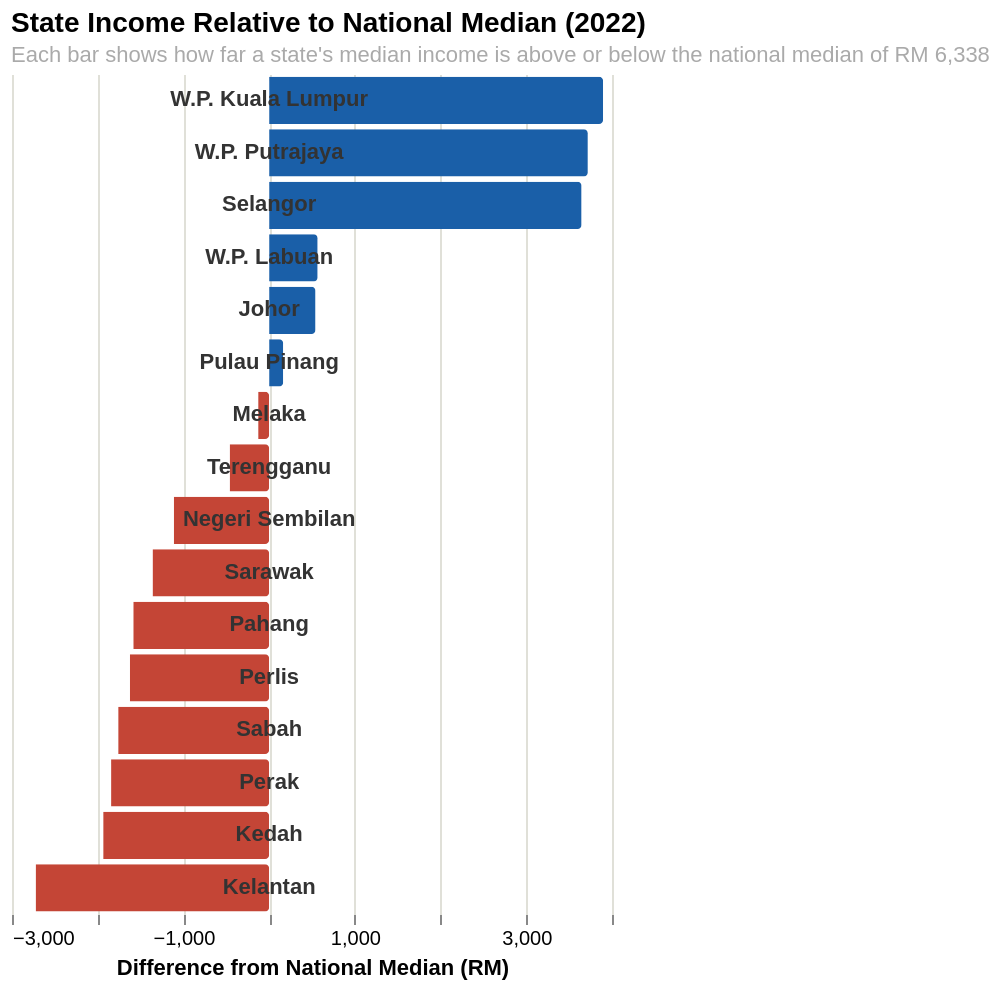

Describe this chart as a Vega-Lite specification.
### Vega-Lite specification from a JSON file in a GitHub repository (floating-point values rounded to 4 significant figures)
{"$schema": "https://vega.github.io/schema/vega-lite/v5.json", "title": {"text": "State Income Relative to National Median (2022)", "subtitle": "Each bar shows how far a state's median income is above or below the national median of RM 6,338", "fontSize": 14, "subtitleFontSize": 11, "subtitleColor": "#aaaaaa", "anchor": "start"}, "width": "container", "height": 420, "data": {"values": [{"state": "Kelantan", "income_median": 3614, "diff": -2724, "side": "Below average"}, {"state": "Kedah", "income_median": 4402, "diff": -1936, "side": "Below average"}, {"state": "Perak", "income_median": 4494, "diff": -1844, "side": "Below average"}, {"state": "Sabah", "income_median": 4577, "diff": -1761, "side": "Below average"}, {"state": "Perlis", "income_median": 4713, "diff": -1625, "side": "Below average"}, {"state": "Pahang", "income_median": 4753, "diff": -1585, "side": "Below average"}, {"state": "Sarawak", "income_median": 4978, "diff": -1360, "side": "Below average"}, {"state": "Negeri Sembilan", "income_median": 5226, "diff": -1112, "side": "Below average"}, {"state": "Terengganu", "income_median": 5878, "diff": -460, "side": "Below average"}, {"state": "Melaka", "income_median": 6210, "diff": -128, "side": "Below average"}, {"state": "Pulau Pinang", "income_median": 6502, "diff": 164, "side": "Above average"}, {"state": "Johor", "income_median": 6879, "diff": 541, "side": "Above average"}, {"state": "W.P. Labuan", "income_median": 6904, "diff": 566, "side": "Above average"}, {"state": "Selangor", "income_median": 9983, "diff": 3645, "side": "Above average"}, {"state": "W.P. Putrajaya", "income_median": 10056, "diff": 3718, "side": "Above average"}, {"state": "W.P. Kuala Lumpur", "income_median": 10234, "diff": 3896, "side": "Above average"}]}, "layer": [{"mark": {"type": "bar", "cornerRadiusEnd": 2}, "encoding": {"y": {"field": "state", "type": "nominal", "axis": null, "sort": {"field": "diff", "order": "descending"}}, "x": {"field": "diff", "type": "quantitative", "title": "Difference from National Median (RM)", "axis": {"grid": true, "gridColor": "#e0e0d8", "domain": false}}, "color": {"condition": {"test": "datum.diff > 0", "value": "#1a5fa8"}, "value": "#c44536"}, "tooltip": [{"field": "state", "type": "nominal", "title": "State"}, {"field": "income_median", "type": "quantitative", "title": "Median Income (RM)"}, {"field": "diff", "type": "quantitative", "title": "Gap from Average (RM)"}]}}, {"mark": {"type": "text", "baseline": "middle", "font": "Arial", "fontSize": 11, "fontWeight": "bold"}, "encoding": {"x": {"datum": 0}, "y": {"field": "state", "type": "nominal", "sort": {"field": "diff", "order": "descending"}}, "text": {"field": "state", "type": "nominal"}, "align": {"condition": {"test": "datum.diff > 0", "value": "right"}, "value": "left"}, "dx": {"condition": {"test": "datum.diff > 0", "value": -5}, "value": 5}, "color": {"value": "#333333"}}}], "config": {"view": {"stroke": null}, "background": "#ffffff", "bar": {"binSpacing": 2}}}
